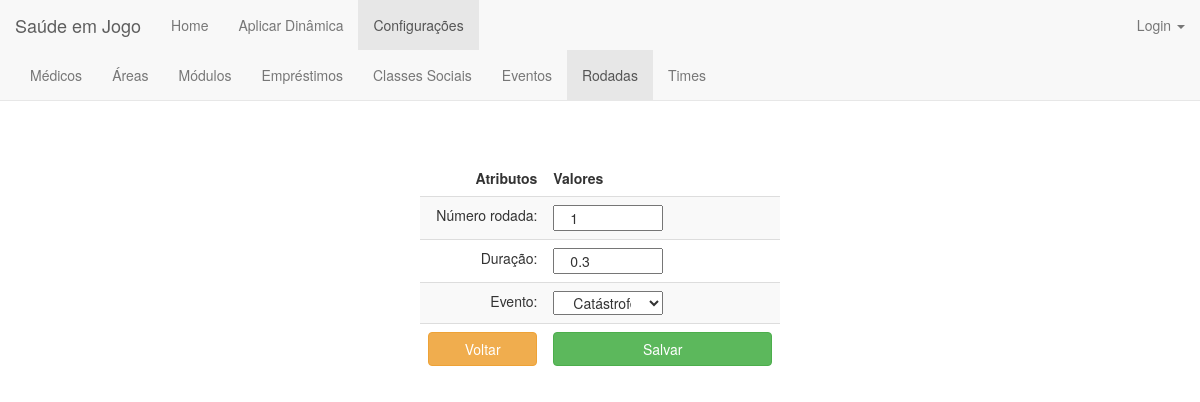
Screenshot of /rodada/edit/1/ with the database file from the repository.
### jogo/models.py (models this page shows)
class Rodada(models.Model):
    verbose_name = 'rodada'
    verbose_name_plural = 'rodadas'
    numeroRodada = models.IntegerField(validators=[MinValueValidator(1)])
    duracao = models.FloatField(validators=[MinValueValidator(0)])
    evento = models.ForeignKey(Evento, on_delete=models.CASCADE, default=1)

### jogo/views.py (the view)
# urls.py: url(r'^rodada/edit/(?P<id>\d+)/$', views.rodada_edit, name='rodada_edit'),
def rodada_edit(request, id):
    rodada = get_object_or_404(Rodada,pk=id)
    form = Rodada_Form(instance=rodada)
    if request.method == 'POST':
        form = Rodada_Form(request.POST, instance=rodada)
        if form.is_valid():
            form.save()
            return HttpResponseRedirect('/rodada')
    return render(request, 'rodada/rodada_edit.html', {'form':form})

### jogo/models.py (called while the page is built)
    def __str__(self):
        return self.nome

### jogo/templates/rodada/rodada_edit.html (shortened to what this page needs)
{% extends 'jogo/base_configuracoes.html' %}
{% block rodada %}class="active"{% endblock %}
{% block body %}
    <center><h1>Editar Rodada</h1></center><br>
<form action="." method="POST">{% csrf_token %}
    <div style="width: 30%; position: absolute; top:20%; bottom: 0; left: 0; right: 0; margin: 0 auto;">
        <table class="table table-striped" align="center">
            <thead>
            <tr>
                <td align="right"><b>Atributos</b></td>
                <td align="left"><b>Valores</b></td>
            </tr>
            </thead>
            <tbody>
            <tr>
                <td align="right">Número rodada:</td>
                <td align="left">{{form.numeroRodada}}</td>
            </tr>
            <tr>
                <td align="right">Duração:</td>
                <td align="left">{{form.duracao}}</td>
            </tr>
             <tr>
                <td align="right">Evento:</td>
                <td align="left">{{form.evento}}</td>
            </tr>
            <tr>
                <td align="right"><a  style="text-decoration:none;" href="{% url 'jogo:rodada_index' %}"><button type="button" class="btn btn-warning btn-block" >Voltar</button></a></td>
                <td align="left"><button type="submit" class="btn btn-success btn-block" >Salvar</button></td>
            </tr>
            </tbody>
        </table>
    </div>
</form>
{% endblock body %}

### rows the page displays
Rodada: numeroRodada "1", duracao "0.3", evento "Catástrofe"
